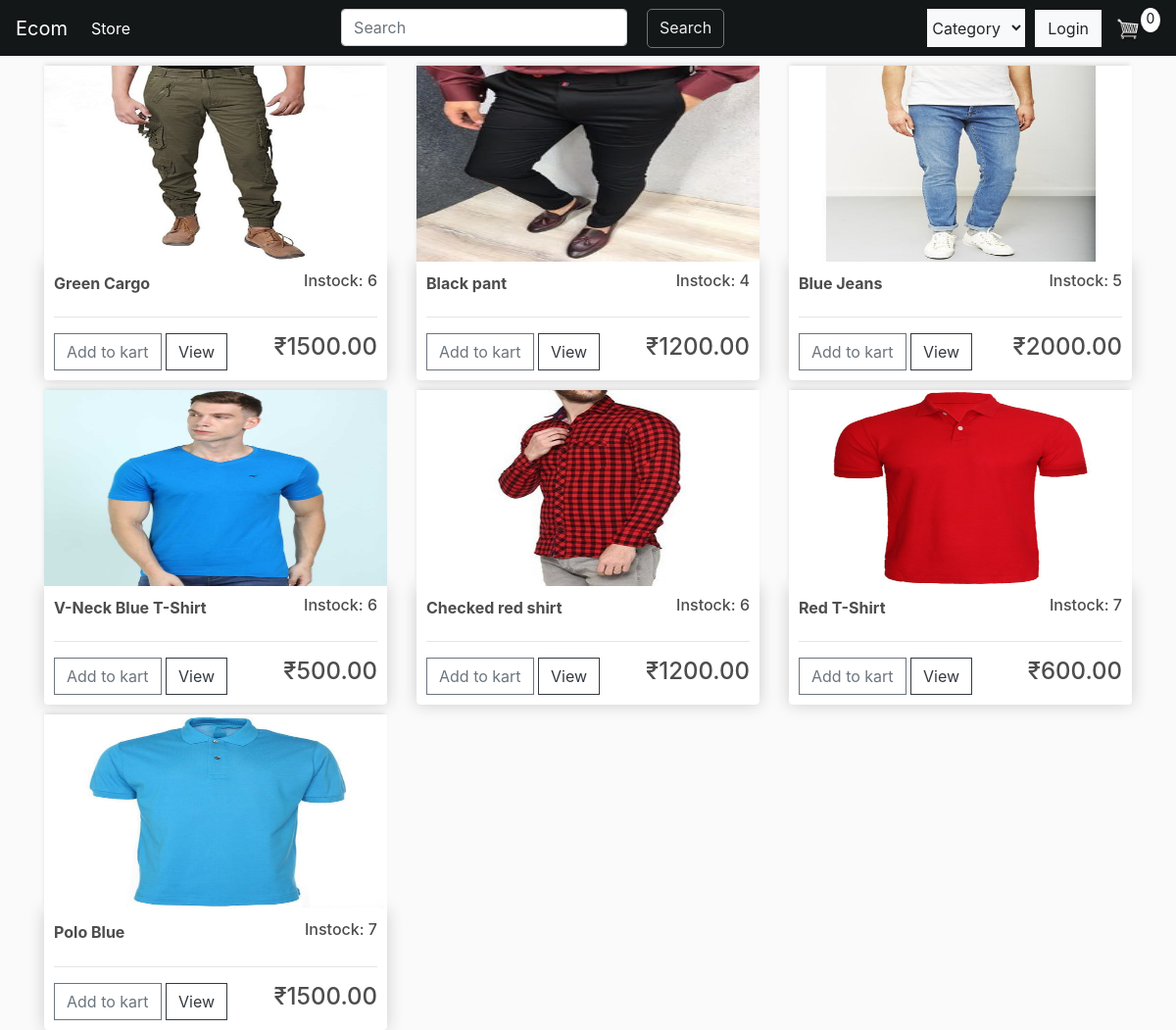
Before: / with the older database file.
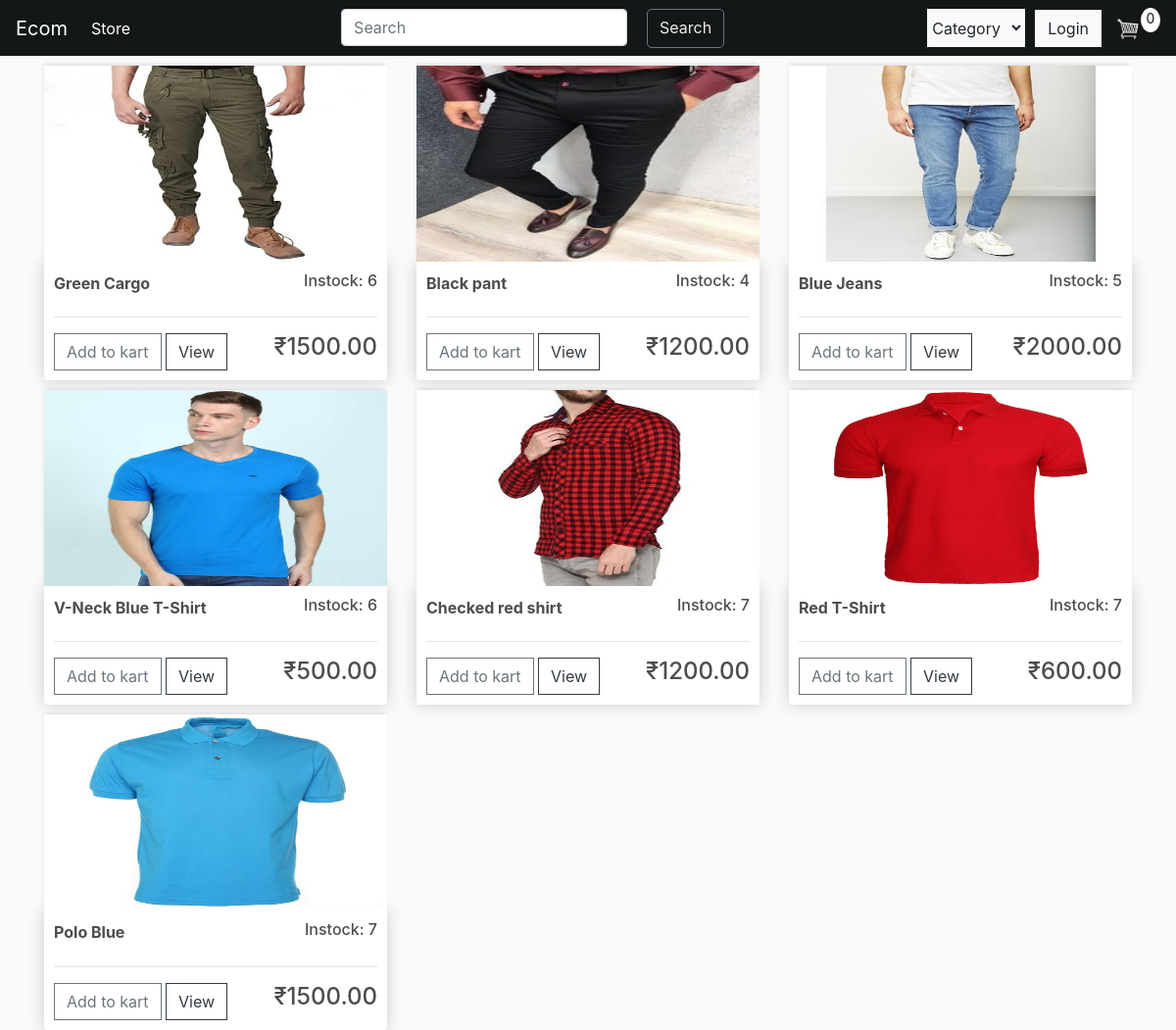
After: the same page with the newer database file.
### store/models.py (models this page shows, shortened)
class Product(models.Model):
    name = models.CharField(max_length=200,null=True)
    price = models.FloatField()
    description = models.CharField(max_length=500,blank=True,default="")
    CATEGORY = (('shirt','SHIRT'), ('t-shirt','T-SHIRT'),('trouser','TROUSER'))
    categories = models.CharField(max_length=7,choices=CATEGORY,default='shirt')
    image = models.ImageField(null=True,blank = True)
    stock = models.IntegerField(default = 0)
    @property
    def imageURL(self):
        try:
            url = self.image.url
        except:
            url = ''
        return url

### store/views.py (the view)
# urls.py: path('',views.store,name='store'),
def store(request):
    if request.user.is_authenticated:
        customer = request.user.customer
        order, created = Order.objects.get_or_create(customer=customer, complete = False)
        items = order.orderitem_set.all()
        cartItems = order.get_cart_items
    else:
        items = []
        order = {"get_cart_items":0,"get_cart_total":0}
        cartItems = order["get_cart_items"]
    cat = request.GET.get("selection")
    query = request.GET.get('search','')
    if len(query) > 0:
        products = Product.objects.filter(name__icontains=query)
    else:
        products = Product.objects.all()
    context = {'products':products, "cartItems": cartItems,"cat":cat}
    return render(request,'store/store.html',context)

### store/templates/store/store.html
{% extends 'store/main.html'%}
{% load static%}
{%block content%}
<div class="row">
    {% for product in products%}
    {% if cat == product.categories or cat == None or cat == 'all'%}
    <div class = "col-lg-4">
        <img class="thumbnail" src = "{{product.imageURL}}">
        <div class="box-element product">
            <h6 style="display:inline-block" ><strong>{{product.name}} </strong></h6>
            <h6 style="float: right;">Instock: {{product.stock}}</h6>
            <hr>
            {% if product.stock > 0%}
            <button data-product={{product.id}} data-action="add" class="btn btn-outline-secondary addbtn update-cart">Add to kart</button>
            {% else %}
            <p style="color: red; display: inline-block">Not in stock</p>
            {% endif %}
            <a href="#" class="btn btn-outline-dark">View</a>
            <h4 style="display: inline-block; float:right;">₹{{product.price|floatformat:2}}</h4>
        </div>
    </div>
    {% endif%}
    {% endfor %}
</div>
{%endblock%}

Changed rows visible on the page:
changed Product "Checked red shirt": stock "6" → "7"
